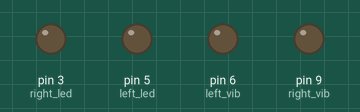
A sketch run on a simulated Arduino Uno, built with avr-gcc and run on an emulated ATmega328P. Parts: output pins drawn as LEDs (lit = HIGH).

Above: at 1.05 s.
At 3.0 s:
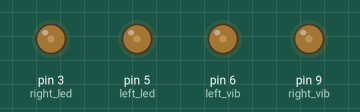
Timing chart, 0 to 5.6 s (numbered marks = the images above):
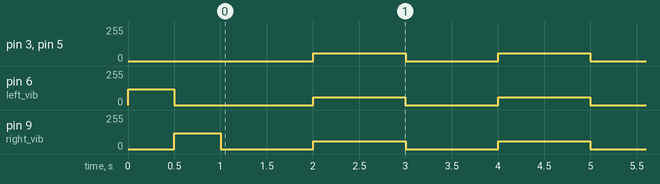

The sketch:

VibeView_Arduino_Choi.ino
```cpp
//Serial setup
char serialInput[6];

//PWM setup
const unsigned int left_vib = 6, left_led = 5, right_vib = 9, right_led = 3;
unsigned int intensL = 0, freqL = 0, intensR = 0, freqR = 0;
unsigned long timePassed = 0;
bool isNotVisible = 0, isCorrectDir = 0;

void setup() {
  Serial.begin(115200);

  pinMode(left_vib, OUTPUT);
  pinMode(left_led, OUTPUT);
  pinMode(right_vib, OUTPUT);
  pinMode(right_led, OUTPUT);

  analogWrite(left_vib, 120);
  delay(500);
  analogWrite(left_vib, 0);
  analogWrite(right_vib, 120);
  delay(500);
  analogWrite(left_vib, 0);
}

void loop() {

  if (Serial.available()) {
    serialInput[0] = Serial.read();
    serialInput[1] = Serial.read();
    serialInput[2] = Serial.read();
    serialInput[3] = Serial.read();
    serialInput[4] = Serial.read();
    serialInput[5] = Serial.read();
  }

  timePassed = millis();

  //serialInput[0]
  switch (serialInput[0]) {
    case 0:
      {
        serialInput[5] == 3 ? intensL = 0 : intensL = 60;
      }
      break;
    case 1: intensL = 105; break;
    case 2: intensL = 150; break;
    case 3: intensL = 195; break;
    case 4: intensL = 240; break;
    case 5: intensL = 240; break;
  }

  //serialInput[1]
  switch (serialInput[1]) {
    case 0:
      {
        serialInput[5] == 3 ? intensR = 0 : intensR = 60;
      }
      break;
    case 1: intensR = 105; break;
    case 2: intensR = 150; break;
    case 3: intensR = 195; break;
    case 4: intensR = 240; break;
    case 5: intensR = 240; break;
  }

  //serialInput[2]
  switch (serialInput[2]) {
    case 0:
    case 1:
      freqL = 1000;
      freqR = 1000;
      break;
    case 2:
      freqL = 750;
      freqR = 750;
      break;
    case 3:
      freqL = 500;
      freqR = 500;
      break;
    case 4:
      freqL = 250;
      freqR = 250;
      break;
    case 5:
      freqL = 250;
      freqR = 250;
      break;
  }

  //serialInput[5]
  switch (serialInput[5]) {
    case 0:
      {
        isNotVisible = 0;
        isCorrectDir = 0;
      }
      break;
    case 1: goForward(); break;
    case 2: reachable(); break;
    case 3: notVisible(); break;
    case 4: readyToGo(); break;
    case 5: correctDir(); break;
  }

  leftVib(intensL, freqL);
  rightVib(intensR, freqR);
}

void leftVib(int intensL, int freqL) {


  if (freqL == 0) {
    analogWrite(left_vib, intensL);
    analogWrite(left_led, intensL);
  } else {
    if (((timePassed / freqL) % 2) == 0) {
      analogWrite(left_vib, intensL);
      analogWrite(left_led, intensL);
    } else {
      analogWrite(left_vib, 0);
      analogWrite(left_led, 0);
    }
  }
}

void rightVib(int intensR, int freqR) {
  if (freqR == 0) {
    analogWrite(right_vib, intensR);
    analogWrite(right_led, intensR);
  } else {
    if (((timePassed / freqR) % 2) == 0) {
      analogWrite(right_vib, intensR);
      analogWrite(right_led, intensR);
    } else {
      analogWrite(right_vib, 0);
      analogWrite(right_led, 0);
    }
  }
}

void goForward() {}

void reachable() {
  leftVib(150, 0);
  delay(250);
  leftVib(0, 0);
  rightVib(150, 0);
  delay(250);
  rightVib(0, 0);
}

void notVisible() {
  /*
  if (isNotVisible == 0) {
    leftVib(240, 0);
    rightVib(240, 0);
    delay(500);
    leftVib(0, 0);
    rightVib(0, 0);
    delay(250);
    leftVib(240, 0);
    rightVib(240, 0);
    delay(250);
    leftVib(0, 0);
    rightVib(0, 0);
    delay(250);
    isNotVisible = 1;
  }
  */
}

void readyToGo() {
  /*
  //allVib(120, 0);
  delay(500);
  //allVib(0, 0);
  delay(250);
  //allVib(120, 0);
  delay(250);
  //allVib(0, 0);
  delay(250);
  //allVib(120, 0);
  delay(500);
  //allVib(0, 0);
  */
}

void correctDir() {
  if (isCorrectDir == 0) {
    leftVib(120, 0);
    rightVib(120, 0);
    delay(250);
    leftVib(0, 0);
    rightVib(0, 0);
    delay(250);
    leftVib(120, 0);
    rightVib(120, 0);
    delay(250);
    leftVib(0, 0);
    rightVib(0, 0);
    delay(250);
    isCorrectDir = 1;
  }
}
```

Measured:
- by itself, pin 3 (right_led), pin 5 (left_led), pin 9 (right_vib): alternates 60/255 for 1.0 s and 0/255 for 1.0 s
- by itself, pin 6 (left_vib): repeats every 2.0 s: 60/255 1.0 s, 0/255 1.0 s
